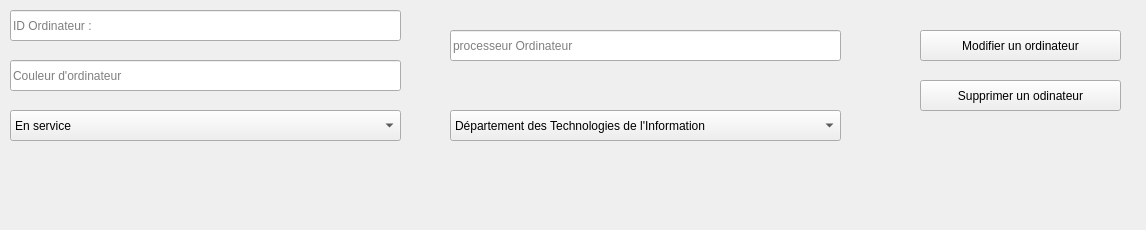
<?xml version="1.0" encoding="UTF-8"?>
<ui version="4.0">
 <class>modif_supp</class>
 <widget class="QMainWindow" name="modif_supp">
  <property name="geometry">
   <rect>
    <x>0</x>
    <y>0</y>
    <width>1146</width>
    <height>230</height>
   </rect>
  </property>
  <property name="windowTitle">
   <string>MainWindow</string>
  </property>
  <widget class="QWidget" name="centralwidget">
   <widget class="QLineEdit" name="lineEdit_4">
    <property name="geometry">
     <rect>
      <x>450</x>
      <y>30</y>
      <width>391</width>
      <height>31</height>
     </rect>
    </property>
    <property name="styleSheet">
     <string notr="true"/>
    </property>
    <property name="placeholderText">
     <string>processeur Ordinateur</string>
    </property>
   </widget>
   <widget class="QLineEdit" name="lineEdit_3">
    <property name="geometry">
     <rect>
      <x>10</x>
      <y>60</y>
      <width>391</width>
      <height>31</height>
     </rect>
    </property>
    <property name="styleSheet">
     <string notr="true"/>
    </property>
    <property name="placeholderText">
     <string>Couleur d'ordinateur</string>
    </property>
   </widget>
   <widget class="QComboBox" name="comboBox">
    <property name="geometry">
     <rect>
      <x>10</x>
      <y>110</y>
      <width>391</width>
      <height>31</height>
     </rect>
    </property>
    <property name="styleSheet">
     <string notr="true"/>
    </property>
    <item>
     <property name="text">
      <string comment="lkj" extracomment="kl">En service </string>
     </property>
    </item>
    <item>
     <property name="text">
      <string>Hors service</string>
     </property>
    </item>
    <item>
     <property name="text">
      <string>En maintenance</string>
     </property>
    </item>
    <item>
     <property name="text">
      <string>En cours de mise à jour </string>
     </property>
    </item>
   </widget>
   <widget class="QComboBox" name="comboBox_2">
    <property name="geometry">
     <rect>
      <x>450</x>
      <y>110</y>
      <width>391</width>
      <height>31</height>
     </rect>
    </property>
    <property name="styleSheet">
     <string notr="true"/>
    </property>
    <item>
     <property name="text">
      <string>Département des Technologies de l'Information</string>
     </property>
    </item>
    <item>
     <property name="text">
      <string>Département des Ressources Humaines </string>
     </property>
    </item>
    <item>
     <property name="text">
      <string>Département de la Sécurité Informatique </string>
     </property>
    </item>
    <item>
     <property name="text">
      <string>Département des Finances</string>
     </property>
    </item>
    <item>
     <property name="text">
      <string>Département des Achats</string>
     </property>
    </item>
    <item>
     <property name="text">
      <string>Département de la Formation</string>
     </property>
    </item>
    <item>
     <property name="text">
      <string>Département des Services aux Utilisateurs</string>
     </property>
    </item>
   </widget>
   <widget class="QPushButton" name="pushButton_modif">
    <property name="geometry">
     <rect>
      <x>920</x>
      <y>30</y>
      <width>201</width>
      <height>31</height>
     </rect>
    </property>
    <property name="styleSheet">
     <string notr="true"/>
    </property>
    <property name="text">
     <string>Modifier un ordinateur</string>
    </property>
   </widget>
   <widget class="QLineEdit" name="lineEdit">
    <property name="geometry">
     <rect>
      <x>10</x>
      <y>10</y>
      <width>391</width>
      <height>31</height>
     </rect>
    </property>
    <property name="styleSheet">
     <string notr="true"/>
    </property>
    <property name="placeholderText">
     <string>ID Ordinateur :</string>
    </property>
   </widget>
   <widget class="QPushButton" name="pushButton_supp">
    <property name="geometry">
     <rect>
      <x>920</x>
      <y>80</y>
      <width>201</width>
      <height>31</height>
     </rect>
    </property>
    <property name="styleSheet">
     <string notr="true"/>
    </property>
    <property name="text">
     <string>Supprimer un odinateur</string>
    </property>
   </widget>
  </widget>
 </widget>
 <resources/>
 <connections/>
</ui>
